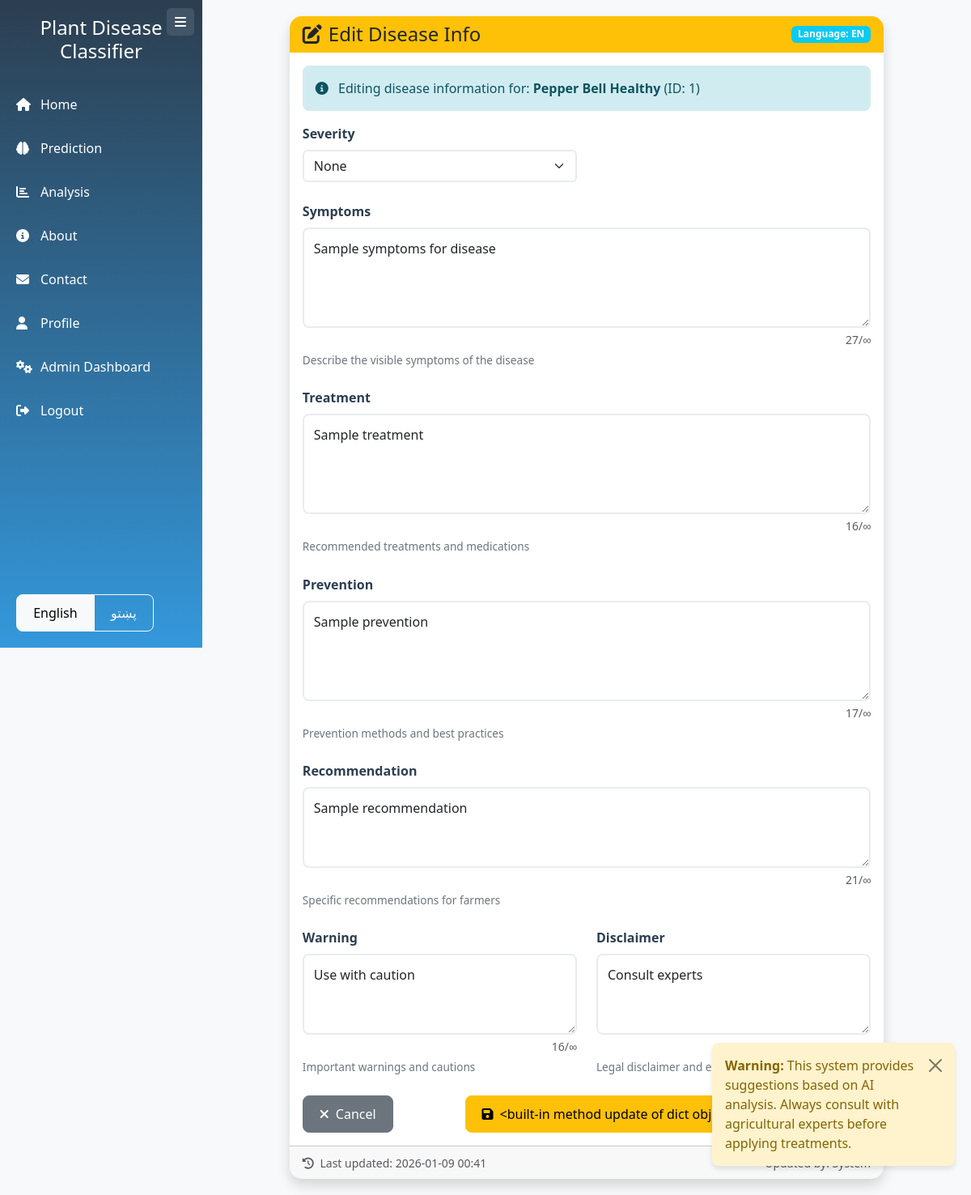
The page /admin/disease/edit/1/en (signed in) on the database its author committed.
### app.py (models this page shows)
class DiseaseInfo(db.Model):
    id = db.Column(db.Integer, primary_key=True)
    disease_id = db.Column(db.Integer, nullable=False)
    language = db.Column(db.String(10), default='en')
    severity = db.Column(db.String(20))
    symptoms = db.Column(db.Text)
    treatment = db.Column(db.Text)
    prevention = db.Column(db.Text)
    recommendation = db.Column(db.Text)
    warning = db.Column(db.Text)
    disclaimer = db.Column(db.Text)
    updated_at = db.Column(db.DateTime, default=datetime.utcnow, onupdate=datetime.utcnow)
    updated_by = db.Column(db.Integer, db.ForeignKey('user.id'))

### app.py (the view, shortened to what this page needs)
@app.route('/admin/disease/edit/<int:disease_id>/<language>', methods=['GET', 'POST'])
@login_required
def edit_disease(disease_id, language):
    if current_user.role != 'admin':
        flash('Access denied', 'error')
        return redirect(url_for('index'))
    lang = session.get('lang', 'en')
    direction = 'rtl' if lang == 'ps' else 'ltr'
    disease = DiseaseInfo.query.filter_by(disease_id=disease_id, language=language).first()
    if not disease:
        flash('Disease not found', 'error')
        return redirect(url_for('manage_diseases'))
    return render_template('edit_disease.html',
                           lang=lang,
                           direction=direction,
                           t=translations[lang],
                           disease=disease,
                           disease_name=class_names[language][disease_id] if disease_id < len(
                               class_names[language]) else f'Disease {disease_id}')

### app.py (called while the page is built)
@login_manager.user_loader
def load_user(user_id):
    return User.query.get(int(user_id))

@app.context_processor
def inject_globals():
    lang = session.get('lang', 'en')
    direction = 'rtl' if lang == 'ps' else 'ltr'
    return dict(
        lang=lang,
        direction=direction,
        t=translations[lang],
        class_names=class_names,
        current_user=current_user,
        get_severity_color=get_severity_color,
        get_view_functions=get_view_functions,
        get_disease_info=get_disease_info,
        datetime=datetime,  # Add this line
        now=datetime.now
    )

### templates/edit_disease.html (shortened to what this page needs)
{% extends "base.html" %}
{% block content %}
<div class="container-fluid">
    <div class="row justify-content-center">
        <div class="col-lg-10">
            <div class="card shadow">
                <div class="card-header bg-warning text-dark">
                    <div class="d-flex justify-content-between align-items-center">
                        <h4 class="mb-0"><i class="fas fa-edit me-2"></i>{{ t.edit_disease }}</h4>
                        <span class="badge bg-info">
                            {{ 'Language' if lang == 'en' else 'ژبه' }}: {{ disease.language|upper }}
                        </span>
                    </div>
                </div>
                <div class="card-body">
                    <div class="alert alert-info">
                        <i class="fas fa-info-circle me-2"></i>
                        {{ 'Editing disease information for:' if lang == 'en' else 'د دې لپاره د ناروغۍ معلومات سمول:' }}
                        <strong>{{ disease_name }}</strong> (ID: {{ disease.disease_id }})
                    </div>
                    <form method="POST" action="{{ url_for('edit_disease', disease_id=disease.disease_id, language=disease.language) }}">
                        <div class="row mb-4">
                            <div class="col-md-6">
                                <label for="severity" class="form-label">{{ t.severity }}</label>
                                <select class="form-select" id="severity" name="severity" required>
                                    {% if disease.language == 'en' %}
                                        <option value="None" {{ 'selected' if disease.severity == 'None' }}>None</option>
                                    {% endif %}
                                </select>
                            </div>
                        </div>
                        <div class="row mb-4">
                            <div class="col-12">
                                <label for="symptoms" class="form-label">{{ t.symptoms }}</label>
                                <textarea class="form-control" id="symptoms" name="symptoms"
                                          rows="4" required>{{ disease.symptoms }}</textarea>
                                <div class="form-text">
                                    {{ 'Describe the visible symptoms of the disease' if lang == 'en' else 'د ناروغۍ لیدل کیدونکي نښې نښانې تشریح کړئ' }}
                                </div>
                            </div>
                        </div>
                        <div class="row mb-4">
                            <div class="col-12">
                                <label for="treatment" class="form-label">{{ t.treatment }}</label>
                                <textarea class="form-control" id="treatment" name="treatment"
                                          rows="4" required>{{ disease.treatment }}</textarea>
                                <div class="form-text">
                                    {{ 'Recommended treatments and medications' if lang == 'en' else 'وړاندیز شوي درملنې او دوایی' }}
                                </div>
                            </div>
                        </div>
                        <div class="row mb-4">
                            <div class="col-12">
                                <label for="prevention" class="form-label">{{ t.prevention }}</label>
                                <textarea class="form-control" id="prevention" name="prevention"
                                          rows="4" required>{{ disease.prevention }}</textarea>
                                <div class="form-text">
                                    {{ 'Prevention methods and best practices' if lang == 'en' else 'د مخنیوي طریقې او غوره عمل' }}
                                </div>
                            </div>
                        </div>
                        <div class="row mb-4">
                            <div class="col-12">
                                <label for="recommendation" class="form-label">{{ t.recommendation }}</label>
                                <textarea class="form-control" id="recommendation" name="recommendation"
                                          rows="3" required>{{ disease.recommendation }}</textarea>
                                <div class="form-text">
                                    {{ 'Specific recommendations for farmers' if lang == 'en' else 'د کروندګرو لپاره ځانګړي وړاندیزونه' }}
                                </div>
                            </div>
                        </div>
                        <div class="row mb-4">
                            <div class="col-md-6">
                                <label for="warning" class="form-label">{{ t.warning }}</label>
                                <textarea class="form-control" id="warning" name="warning"
                                          rows="3">{{ disease.warning }}</textarea>
                                <div class="form-text">
                                    {{ 'Important warnings and cautions' if lang == 'en' else 'مهمې خبرتیاوې او احتیاطونه' }}
                                </div>
                            </div>
                            <div class="col-md-6">
                                <label for="disclaimer" class="form-label">{{ t.disclaimer }}</label>
                                <textarea class="form-control" id="disclaimer" name="disclaimer"
                                          rows="3">{{ disease.disclaimer }}</textarea>
                                <div class="form-text">
                                    {{ 'Legal disclaimer and expert advice notice' if lang == 'en' else 'قانوني ذمه وری او د متخصص مشوره خبرتیا' }}
                                </div>
                            </div>
                        </div>
                        <div class="row mt-4">
                            <div class="col-12">
                                <div class="d-flex justify-content-between">
                                    <a href="{{ url_for('manage_diseases') }}" class="btn btn-secondary">
                                        <i class="fas fa-times me-2"></i>{{ t.cancel }}
                                    </a>
                                    <button type="submit" class="btn btn-warning">
                                        <i class="fas fa-save me-2"></i>{{ t.update }}
                                    </button>
                                </div>
                            </div>
                        </div>
                    </form>
                </div>
                <div class="card-footer">
                    <div class="row">
                        <div class="col-md-6">
                            <small class="text-muted">
                                <i class="fas fa-history me-1"></i>
                                {{ 'Last updated:' if lang == 'en' else 'وروستی تازه شوی:' }}
                                {% if disease.updated_at %}
                                    {{ disease.updated_at.strftime('%Y-%m-%d %H:%M') }}
                                {% else %}
                                    {{ 'Never' if lang == 'en' else 'هیڅکله' }}
                                {% endif %}
                            </small>
                        </div>
                        <div class="col-md-6 text-end">
                            <small class="text-muted">
                            </small>
                        </div>
                    </div>
                </div>
            </div>
        </div>
    </div>
</div>
{% endblock %}

### static/css/style.css (style rules this page uses)
:root { --primary-color: #3498db; --secondary-color: #2c3e50; --success-color: #2ecc71; --warning-color: #f39c12; --danger-color: #e74c3c; --light-color: #ecf0f1; --dark-color: #34495e; }
body { font-family: 'Segoe UI', Tahoma, Geneva, Verdana, sans-serif; background-color: #f8f9fa; color: #333; }
.card { border: none; border-radius: 15px; overflow: hidden; transition: transform 0.3s, box-shadow 0.3s; }
.card-header { border-bottom: none; font-weight: 600; }
.btn { border-radius: 8px; padding: 10px 20px; font-weight: 500; transition: all 0.3s; }
.form-control { border-radius: 8px; padding: 12px; border: 2px solid #dee2e6; }
.alert { border-radius: 8px; border: none; }
.alert-info { background-color: #d1ecf1; color: #0c5460; }

### templates/edit_disease.html (style rules this page uses)
.form-label { font-weight: 600; color: #2c3e50; margin-bottom: 8px; }
.form-control, .form-select { border: 2px solid #e9ecef; transition: all 0.3s; }
textarea { resize: vertical; min-height: 100px; }
.form-text { font-size: 0.85rem; color: #6c757d; margin-top: 5px; }

### rows shown on the page
DiseaseInfo: language "EN", disease_id "1", severity "None", symptoms "Sample symptoms for disease", treatment "Sample treatment", prevention "Sample prevention", recommendation "Sample recommendation", warning "Use with caution", disclaimer "Consult experts", updated_at "2026-01-09 00:41"

### other values the page prints
{{ t.app_name }} "Plant Disease Classifier"
{{ t.home }} "Home"
{{ t.prediction }} "Prediction"
{{ t.analysis }} "Analysis"
{{ t.about }} "About"
{{ t.contact }} "Contact"
{{ t.profile }} "Profile"
{{ t.admin_dashboard }} "Admin Dashboard"
{{ t.logout }} "Logout"
{{ t.edit_disease }} "Edit Disease Info"
{{ 'Language' if lang == 'en' else 'ژبه' }} "Language"
{{ disease_name }} "Pepper Bell Healthy"
{{ t.severity }} "Severity"
{{ t.symptoms }} "Symptoms"
{{ t.treatment }} "Treatment"
